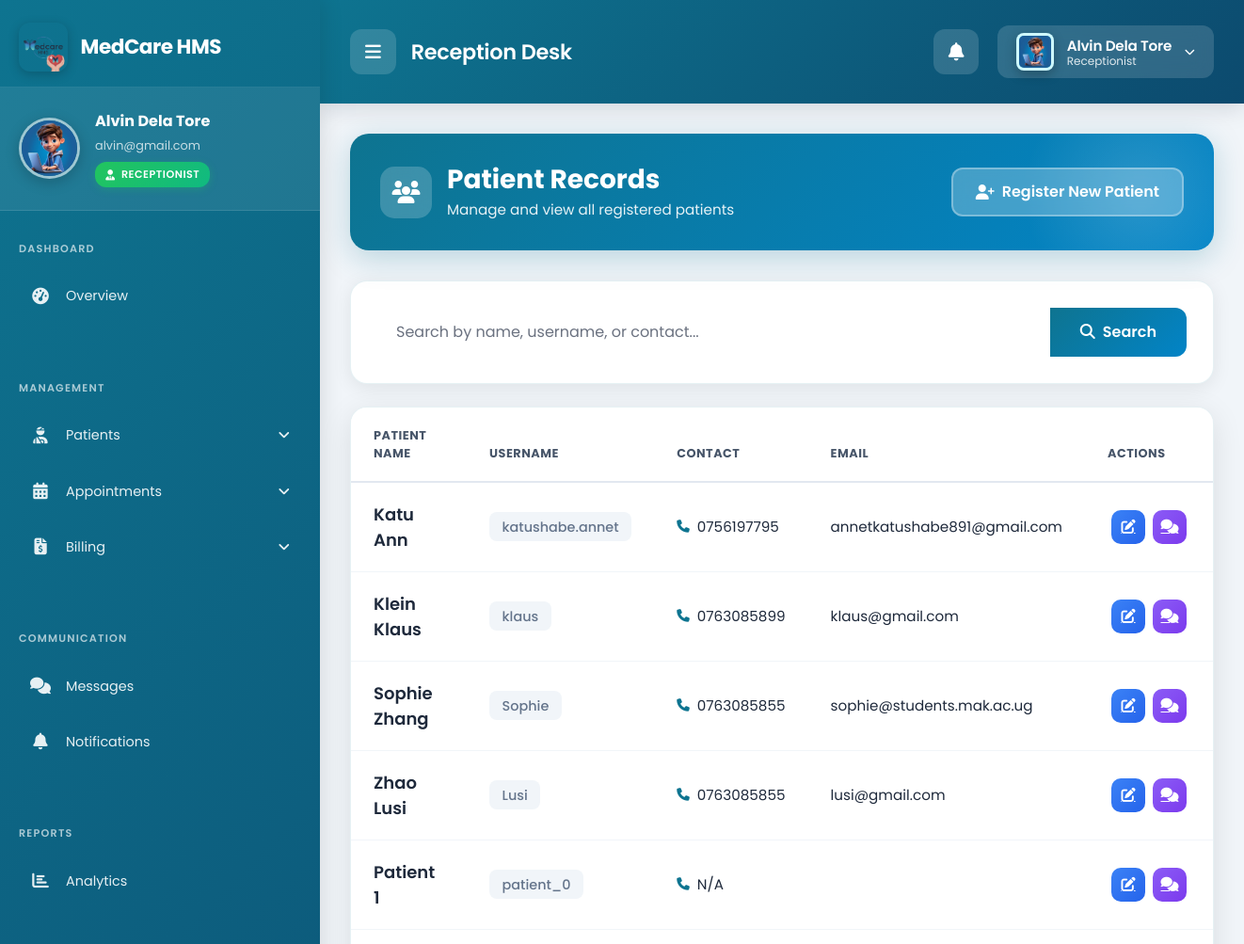
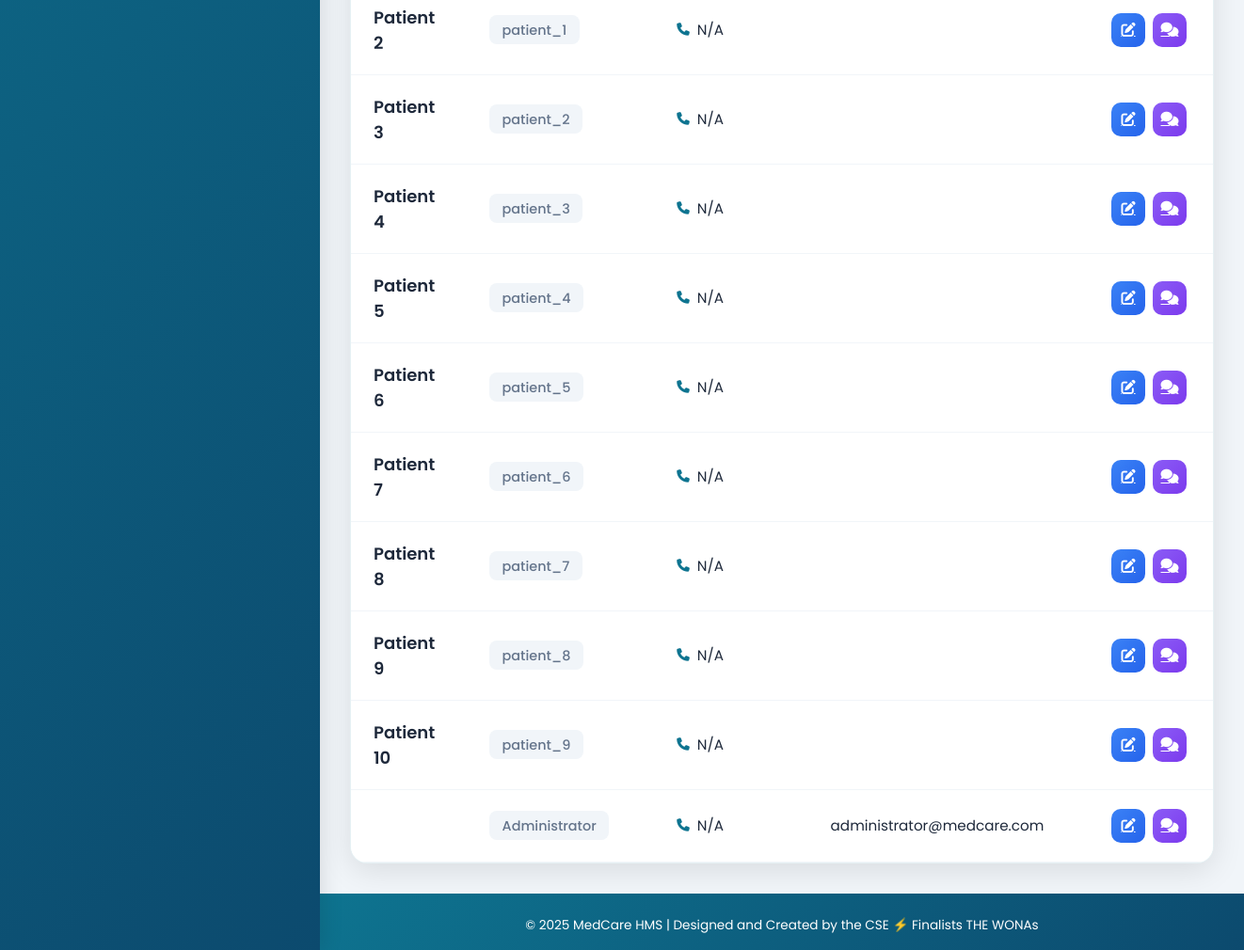
Screenshot of /receptionist/patients/ (signed in) with the database file from the repository (2 pictures, top to bottom).
### receptionist/models.py (models this page shows, shortened)
class ReceptionistProfile(models.Model):
    SHIFT_CHOICES = [
        ("Morning", "Morning (8 AM - 2 PM)"),
        ("Afternoon", "Afternoon (2 PM - 8 PM)"),
        ("Night", "Night (8 PM - 8 AM)"),
    ]
    GENDER_CHOICES = [
        ('Male', 'Male'),
        ('Female', 'Female'),
        ('Other', 'Other'),
    ]
    user = models.OneToOneField(User, on_delete=models.CASCADE, related_name='receptionistprofile')
    profile_picture = models.ImageField(upload_to=get_receptionist_image_path, null=True, blank=True, default='profile_pictures/default.jpeg')
    department = models.ForeignKey(Department, on_delete=models.SET_NULL, null=True, blank=True)
    shift = models.CharField(max_length=50, choices=SHIFT_CHOICES, blank=True, null=True)
    date_of_birth = models.DateField(null=True, blank=True)
    gender = models.CharField(max_length=10, choices=GENDER_CHOICES, blank=True, null=True)
    phone_number = models.CharField(max_length=20, blank=True, null=True)
    email_address = models.EmailField(blank=True, null=True)
    emergency_contact_name = models.CharField(max_length=100, blank=True, null=True)
    emergency_contact_relationship = models.CharField(max_length=50, blank=True, null=True)
    emergency_contact_phone = models.CharField(max_length=20, blank=True, null=True)
    residential_address = models.TextField(blank=True, null=True)
    postal_code = models.CharField(max_length=20, blank=True, null=True)
    national_id_passport = models.CharField(max_length=50, blank=True, null=True, verbose_name="National ID / Passport Number")
    class Meta:
        verbose_name = "Receptionist Profile"
        verbose_name_plural = "Receptionist Profiles"

### patients/models.py (models this page shows, shortened)
class PatientProfile(models.Model):
    GENDER_CHOICES = (('Male', 'Male'), ('Female', 'Female'), ('Other', 'Other'))
    BLOOD_GROUP_CHOICES = (
        ('A+', 'A+'), ('A-', 'A-'), ('B+', 'B+'), ('B-', 'B-'),
        ('AB+', 'AB+'), ('AB-', 'AB-'), ('O+', 'O+'), ('O-', 'O-'),
    )
    user = models.OneToOneField(User, on_delete=models.CASCADE, related_name='patientprofile')
    profile_picture = models.ImageField(upload_to=get_patient_image_path, null=True, blank=True, default='static/profile_pictures/default.jpeg')
    date_of_birth = models.DateField(null=True, blank=True)
    gender = models.CharField(max_length=10, choices=GENDER_CHOICES, null=True, blank=True)
    address = models.TextField(max_length=500, null=True, blank=True)
    blood_group = models.CharField(max_length=3, choices=BLOOD_GROUP_CHOICES, null=True, blank=True)
    emergency_contact_name = models.CharField(max_length=100, null=True, blank=True)
    emergency_contact_number = models.CharField(max_length=20, null=True, blank=True)
    medical_history = models.TextField(null=True, blank=True, help_text="Allergies, chronic conditions, etc.")
    insurance_provider = models.CharField(max_length=100, null=True, blank=True)
    insurance_policy_number = models.CharField(max_length=100, null=True, blank=True)

### accounts/models.py (models this page shows, shortened)
class UserProfile(models.Model):
    ROLE_CHOICES = (
        ('ADMIN', 'Admin'),
        ('DOCTOR', 'Doctor'),
        ('RECEPTIONIST', 'Receptionist'),
        ('PATIENT', 'Patient'),
    )
    user = models.OneToOneField(User, on_delete=models.CASCADE)
    role = models.CharField(max_length=20, choices=ROLE_CHOICES)
    contact = models.CharField(max_length=20, null=True, blank=True)

### receptionist/views.py (the view)
# urls.py: path('patients/', views.patient_list_view, name='patient_list'),
@login_required
@receptionist_required
def patient_list_view(request):
    query = request.GET.get('q')
    if query:
        patients = PatientProfile.objects.filter(
            Q(user__username__icontains=query) |
            Q(user__first_name__icontains=query) |
            Q(user__last_name__icontains=query) |
            Q(user__userprofile__contact__icontains=query)
        ).select_related('user', 'user__userprofile')
    else:
        patients = PatientProfile.objects.all().select_related('user', 'user__userprofile')
    return render(request, 'receptionist/patient_list.html', {'patients': patients, 'query': query})

### templates/receptionist/patient_list.html (shortened to what this page needs)
{% extends 'base_receptionist.html' %}
{% block content %}
<div class="patients-container">
    <div class="patients-header">
        <div class="patients-header-content">
            <div class="patients-title">
                <div class="title-icon">
                    <i class="fas fa-users"></i>
                </div>
                <div>
                    <h2>Patient Records</h2>
                    <p>Manage and view all registered patients</p>
                </div>
            </div>
            <a href="{% url 'receptionist:add_patient' %}" class="btn-add-patient">
                <i class="fas fa-user-plus"></i>
                Register New Patient
            </a>
        </div>
    </div>
    <div class="search-card">
        <form method="get">
            <div class="input-group">
                <input type="text" name="q" class="form-control search-input"
                       placeholder="Search by name, username, or contact..."
                       value="{{ query|default:'' }}">
                <button class="btn btn-search" type="submit">
                    <i class="fas fa-search me-2"></i>Search
                </button>
            </div>
        </form>
    </div>
    <div class="table-card">
        <div class="table-responsive">
            <table class="table patients-table">
                <thead>
                    <tr>
                        <th>Patient Name</th>
                        <th>Username</th>
                        <th>Contact</th>
                        <th>Email</th>
                        <th>Actions</th>
                    </tr>
                </thead>
                <tbody>
                    {% for patient in patients %}
                    <tr>
                        <td><span class="patient-name">{{ patient.user.get_full_name }}</span></td>
                        <td><span class="username-badge">{{ patient.user.username }}</span></td>
                        <td>
                            <div class="contact-info">
                                <i class="fas fa-phone"></i>
                                {{ patient.user.userprofile.contact|default:"N/A" }}
                            </div>
                        </td>
                        <td>{{ patient.user.email }}</td>
                        <td>
                            <div class="d-flex">
                                <a href="{% url 'receptionist:edit_patient' patient.pk %}"
                                   class="action-btn action-btn-edit"
                                   title="Edit Patient Details">
                                    <i class="fas fa-edit"></i>
                                </a>
                                <a href="{% url 'chat:start_chat' patient.user.id %}"
                                   class="action-btn action-btn-chat"
                                   title="Chat with Patient">
                                    <i class="fas fa-comments"></i>
                                </a>
                            </div>
                        </td>
                    </tr>
                    {% endfor %}
                </tbody>
            </table>
        </div>
    </div>
</div>
{% endblock %}

### templates/base_receptionist.html (shortened to what this page needs)
{% load static %}
{% load profile_tags %}
<!DOCTYPE html>
<html lang="en">
<head>
    <link href="https://cdn.jsdelivr.net/npm/bootstrap@5.3.0/dist/css/bootstrap.min.css" rel="stylesheet">
    <link rel="stylesheet" href="https://cdnjs.cloudflare.com/ajax/libs/font-awesome/6.4.0/css/all.min.css">
    <link rel="stylesheet" href="{% static 'css/themes/receptionist-theme.css' %}">
</head>
<body class="receptionist-theme">
    <nav class="sidebar" id="receptionistSidebar">
        <div class="sidebar-brand">
            <img src="{% static 'images/logo.png' %}" alt="MedCare Logo">
            <span class="brand-text">MedCare HMS</span>
        </div>
        <div class="sidebar-user-profile">
            <img src="{% if request.user.receptionistprofile.profile_picture %}{{ request.user.receptionistprofile.profile_picture.url }}{% else %}{% static 'images/default.jpeg' %}{% endif %}"
                 alt="{{ request.user.get_full_name }}"
                 class="sidebar-user-avatar"
                 onerror="this.src='{% static 'images/default.jpeg' %}'">
            <div class="sidebar-user-info">
                <div class="sidebar-user-name">{{ request.user.get_full_name|default:request.user.username }}</div>
                <div class="sidebar-user-email">{{ request.user.email }}</div>
                <span class="sidebar-user-role">
                    <i class="fas fa-user-tie"></i>
                    Receptionist
                </span>
            </div>
        </div>
        <div class="nav-section">
            <div class="nav-section-title">Dashboard</div>
            <a href="{% url 'accounts:receptionist_dashboard' %}" class="menu-link {% if request.resolver_match.url_name == 'receptionist_dashboard' %}active{% endif %}">
                <span class="menu-icon"><i class="fas fa-tachometer-alt"></i></span>
                <span class="menu-text">Overview</span>
            </a>
        </div>
        <div class="nav-section">
            <div class="nav-section-title">Management</div>
            <a href="#" class="menu-link has-submenu" data-target="patientMenu">
                <span class="menu-icon"><i class="fas fa-user-injured"></i></span>
                <span class="menu-text">Patients</span>
            </a>
            <a href="#" class="menu-link has-submenu" data-target="appointmentMenu">
                <span class="menu-icon"><i class="fas fa-calendar-alt"></i></span>
                <span class="menu-text">Appointments</span>
            </a>
            <a href="#" class="menu-link has-submenu" data-target="billingMenu">
                <span class="menu-icon"><i class="fas fa-file-invoice-dollar"></i></span>
                <span class="menu-text">Billing</span>
            </a>
        </div>
        <div class="nav-section">
            <div class="nav-section-title">Communication</div>
            <a href="{% url 'chat:thread_list' %}" class="menu-link {% if request.resolver_match.app_name == 'chat' %}active{% endif %}">
                <span class="menu-icon"><i class="fas fa-comments"></i></span>
                <span class="menu-text">Messages</span>
            </a>
            <a href="{% url 'notifications:notification_list' %}" class="menu-link {% if request.resolver_match.app_name == 'notifications' %}active{% endif %}">
                <span class="menu-icon"><i class="fas fa-bell"></i></span>
                <span class="menu-text">Notifications</span>
            </a>
        </div>
        <div class="nav-section">
            <div class="nav-section-title">Reports</div>
            <a href="{% url 'reports:reports_dashboard' %}" class="menu-link {% if request.resolver_match.app_name == 'reports' %}active{% endif %}">
                <span class="menu-icon"><i class="fas fa-chart-bar"></i></span>
                <span class="menu-text">Analytics</span>
            </a>
        </div>
    </nav>
    <div class="content-wrapper" id="receptionistContent">
        <div class="topbar">
            <div class="topbar-left">
                <button class="sidebar-toggle" id="sidebarToggle">
                    <i class="fas fa-bars"></i>
                </button>
                <h6 class="topbar-title mb-0">Reception Desk</h6>
            </div>
            <div class="topbar-right">
                <a href="{% url 'notifications:notification_list' %}" class="notification-btn" title="Notifications">
                    <i class="fas fa-bell"></i>
                </a>
                <div class="user-dropdown" id="userDropdown">
                    <button class="user-toggle" id="userMenuToggle">
                        {% profile_image user size="40" css_class="user-avatar" %}
                        <div class="user-info">
                            <span class="user-name">{{ user.get_full_name|default:user.username }}</span>
                            <span class="user-role">Receptionist</span>
                        </div>
                        <i class="fas fa-chevron-down"></i>
                    </button>
                </div>
            </div>
        </div>
        <div class="main-content">
            {% block content %}{% endblock %}
        </div>
        <footer>
            <p class="mb-0">© 2025 MedCare HMS | Designed and Created by the CSE ⚡ Finalists THE WONAs</p>
        </footer>
    </div>
</body>
</html>

### templates/components/profile_image.html (shortened to what this page needs)
{% load static %}
<div class="profile-image-container" style="position: relative; display: inline-block;">
    <img src="{{ image_url }}"
         alt="{{ user.get_full_name|default:user.username }}"
         class="{{ css_class }}"
         style="width: {{ size }}px; height: {{ size }}px; border-radius: {% if 'rounded' in css_class %}50%{% else %}8px{% endif %}; object-fit: cover; background: {{ role_color }};"
         onerror="this.style.display='none'; this.nextElementSibling.style.display='flex';">
</div>

### rows the page displays
PatientProfile: user.get_full_name "Katu Ann", user.username "katushabe.annet", user.userprofile.contact "0756197795", user.email "annetkatushabe891@gmail.com"
PatientProfile: user.get_full_name "Klein Klaus", user.username "klaus", user.userprofile.contact "0763085899", user.email "klaus@gmail.com"
PatientProfile: user.get_full_name "Sophie Zhang", user.username "Sophie", user.userprofile.contact "0763085855", user.email "sophie@students.mak.ac.ug"
PatientProfile: user.get_full_name "Zhao Lusi", user.username "Lusi", user.userprofile.contact "0763085855", user.email "lusi@gmail.com"
PatientProfile: user.get_full_name "Patient 1", user.username "patient_0", user.userprofile.contact "N/A"
PatientProfile: user.get_full_name "Patient 2", user.username "patient_1", user.userprofile.contact "N/A"
PatientProfile: user.get_full_name "Patient 3", user.username "patient_2", user.userprofile.contact "N/A"
PatientProfile: user.get_full_name "Patient 4", user.username "patient_3", user.userprofile.contact "N/A"
PatientProfile: user.get_full_name "Patient 5", user.username "patient_4", user.userprofile.contact "N/A"
PatientProfile: user.get_full_name "Patient 6", user.username "patient_5", user.userprofile.contact "N/A"
PatientProfile: user.get_full_name "Patient 7", user.username "patient_6", user.userprofile.contact "N/A"
PatientProfile: user.get_full_name "Patient 8", user.username "patient_7", user.userprofile.contact "N/A"
PatientProfile: user.get_full_name "Patient 9", user.username "patient_8", user.userprofile.contact "N/A"
PatientProfile: user.get_full_name "Patient 10", user.username "patient_9", user.userprofile.contact "N/A"
PatientProfile: user.username "Administrator", user.userprofile.contact "N/A", user.email "administrator@medcare.com"

### other values shown
{{ request.user.get_full_name|default:request.user.username }} "Alvin Dela Tore"
{{ request.user.email }} "alvin@gmail.com"
{{ user.get_full_name|default:user.username }} "Alvin Dela Tore"
